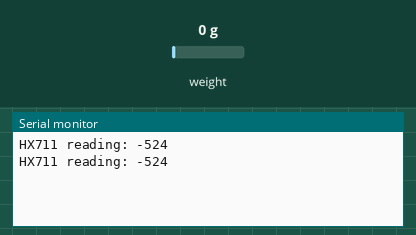
Bench run of a sketch on a simulated Arduino Uno, built with avr-gcc and run on an emulated ATmega328P. Parts: the last lines printed to the serial monitor. The test bench sets the inputs (shaded band); at power-on: weight on the scale 0 g.

Above: at 2.0 s.
2.1 s: weight on the scale set to 100 g
At 3.0 s:
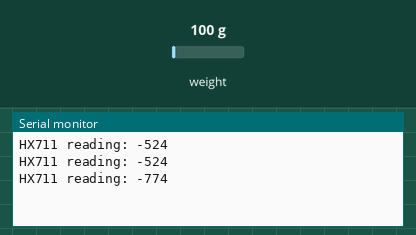
3.6 s: weight on the scale set to 1250 g
At 5.4 s:
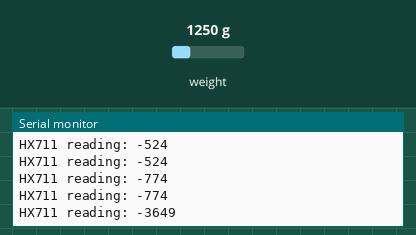
Timing chart, 0 to 6.9 s (numbered marks = the images above; inputs shaded):
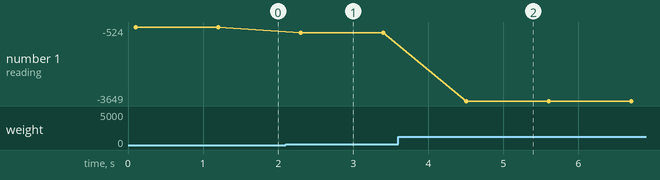

The sketch:

LoadCell.ino
```cpp
/*****************************
 * Load Cell Test
 * Use with the HX711 Arduino Library by Bogdan Necula
 *
 * 2022-11-07
 *****************************/

#include "HX711.h"

// HX711 circuit wiring
const int LOADCELL_DOUT_PIN = 6;
const int LOADCELL_SCK_PIN = 7;

const long calibZero = -88180; // Calibration factor

HX711 scale;

void setup() {
  Serial.begin(9600);
  scale.begin(LOADCELL_DOUT_PIN, LOADCELL_SCK_PIN);
}

void loop() {

  if (scale.is_ready()) {
    long reading = scale.read() - calibZero;
    reading = -reading/168;


    Serial.print("HX711 reading: ");
    Serial.println(reading);
  } else {
    Serial.println("HX711 not found.");
  }

  delay(1000);

}
```

Measured:
- after the input at 2.1 s, the serial monitor: prints a new line after 0.20 s (image 1)
- after the input at 3.6 s, the serial monitor: prints a new line after 0.90 s (image 2)
- plotted number 1: -524 → -774 after the input at 2.1 s, -774 → -3649 after the input at 3.6 s
